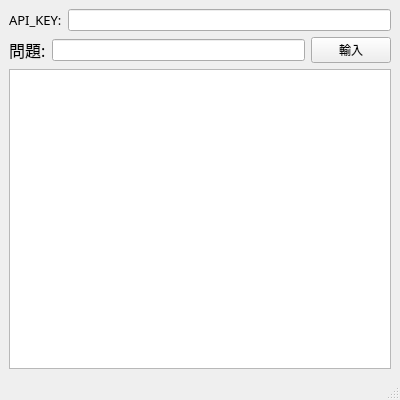
<?xml version="1.0" encoding="UTF-8"?>
<ui version="4.0">
 <class>MainWindow</class>
 <widget class="QMainWindow" name="MainWindow">
  <property name="geometry">
   <rect>
    <x>0</x>
    <y>0</y>
    <width>400</width>
    <height>400</height>
   </rect>
  </property>
  <property name="minimumSize">
   <size>
    <width>400</width>
    <height>400</height>
   </size>
  </property>
  <property name="windowTitle">
   <string>MainWindow</string>
  </property>
  <widget class="QWidget" name="centralwidget">
   <layout class="QVBoxLayout" name="verticalLayout">
    <item>
     <layout class="QHBoxLayout" name="horizontalLayout">
      <item>
       <widget class="QLabel" name="label">
        <property name="font">
         <font>
          <family>微軟正黑體</family>
          <pointsize>10</pointsize>
         </font>
        </property>
        <property name="text">
         <string>API_KEY:</string>
        </property>
        <property name="textFormat">
         <enum>Qt::AutoText</enum>
        </property>
       </widget>
      </item>
      <item>
       <widget class="QLineEdit" name="API_KY_lineEdit"/>
      </item>
     </layout>
    </item>
    <item>
     <layout class="QHBoxLayout" name="horizontalLayout_2">
      <item>
       <widget class="QLabel" name="label_2">
        <property name="font">
         <font>
          <family>微軟正黑體</family>
          <pointsize>12</pointsize>
         </font>
        </property>
        <property name="text">
         <string>問題:</string>
        </property>
       </widget>
      </item>
      <item>
       <widget class="QLineEdit" name="Question_lineEdit"/>
      </item>
      <item>
       <widget class="QPushButton" name="Question_Button">
        <property name="text">
         <string>輸入</string>
        </property>
       </widget>
      </item>
     </layout>
    </item>
    <item>
     <widget class="QTextBrowser" name="textBrowser"/>
    </item>
   </layout>
  </widget>
  <widget class="QStatusBar" name="statusbar"/>
 </widget>
 <resources/>
 <connections/>
</ui>
